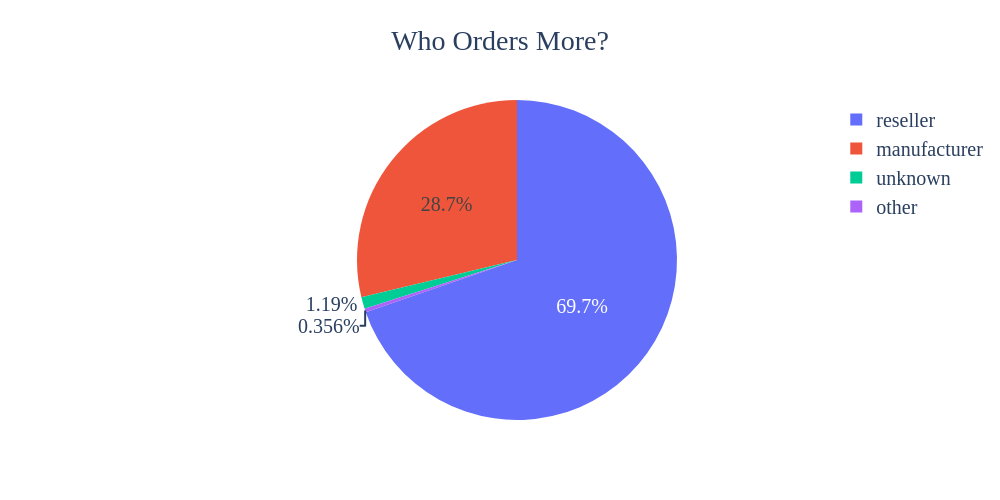

Notebook cell for this chart:
### Code cell
px.pie(
    df,
    names='business_type',
    values='total_orders',
    title='Who Orders More?',
    height=500,
    width=1000
).update_layout(
    title_x=0.5,
    font=dict(family='Moon Heavy', size=20)
)

### Figure 1 — Plotly figure (JSON) as saved in the notebook; plotly's stock layout.template omitted (floating-point values rounded to 4 significant figures)
{"data": [{"domain": {"x": [0, 1], "y": [0, 1]}, "hovertemplate": "business_type=%{label}<br>total_orders=%{value}<extra></extra>", "labels": ["reseller", "manufacturer", "unknown", "other"], "legendgroup": "", "name": "", "showlegend": true, "type": "pie", "values": [587, 242, 10, 3]}], "layout": {"font": {"family": "Moon Heavy", "size": 20}, "height": 500, "legend": {"tracegroupgap": 0}, "title": {"text": "Who Orders More?", "x": 0.5}, "width": 1000}}
